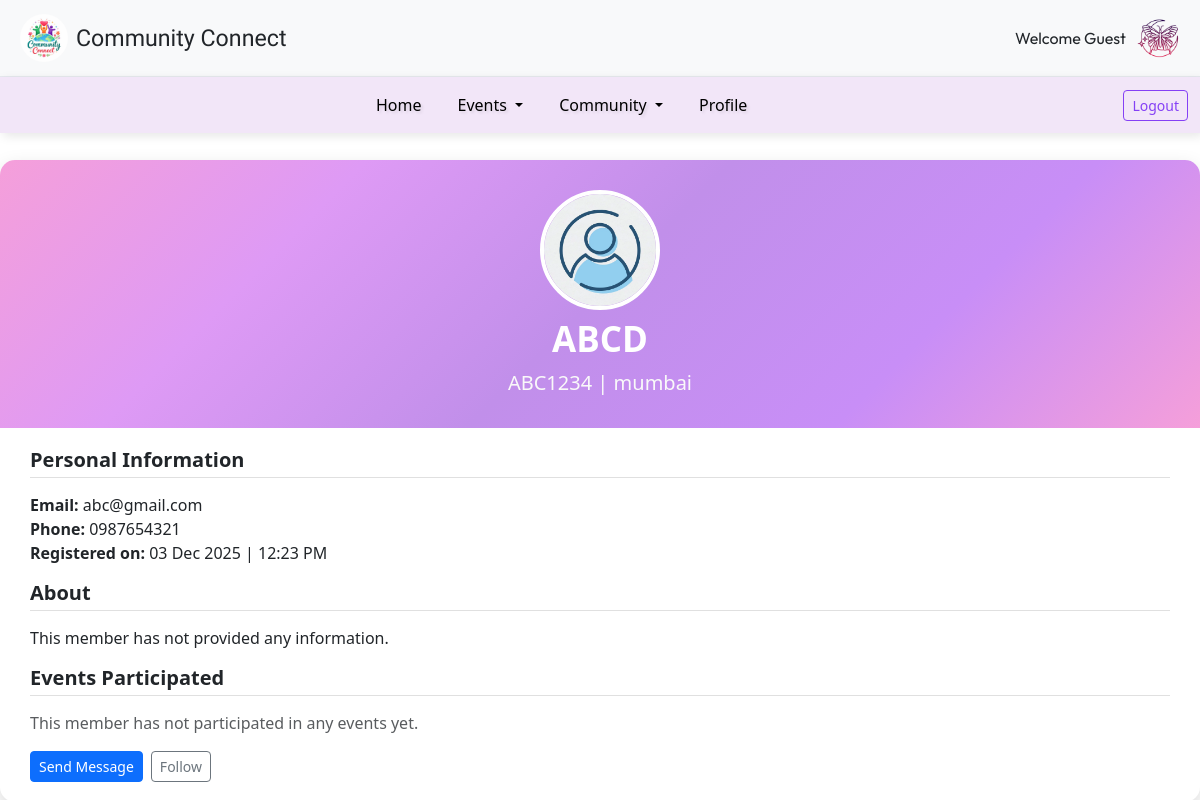
Page /event_member_profile.php?id=3 on the committed database.
### tables this page shows
CREATE TABLE `registrations` (
  `id` int(11) NOT NULL,
  `user_id` int(11) NOT NULL,
  `event_id` int(11) NOT NULL,
  `event_name` varchar(255) NOT NULL,
  `name` varchar(100) NOT NULL,
  `email` varchar(150) NOT NULL,
  `phone` varchar(20) NOT NULL,
  `id_card` varchar(255) NOT NULL,
  `district` varchar(100) NOT NULL,
  `event_code` varchar(100) DEFAULT NULL,
  `event_date` date NOT NULL,
  `start_time` time NOT NULL,
  `location` varchar(255) NOT NULL,
  `status` enum('pending','approved','rejected') DEFAULT 'approved',
  `created_at` timestamp NOT NULL DEFAULT current_timestamp()
);

CREATE TABLE `users` (
  `user_id` int(11) NOT NULL,
  `full_name` varchar(100) NOT NULL,
  `username` varchar(50) NOT NULL,
  `email` varchar(100) NOT NULL,
  `password` varchar(255) NOT NULL,
  `confirm_password` varchar(255) NOT NULL,
  `role` varchar(100) NOT NULL,
  `district` varchar(100) NOT NULL,
  `bio` varchar(300) NOT NULL,
  `created_at` timestamp NOT NULL DEFAULT current_timestamp()
);

### event_member_profile.php (the view, shortened to what this page needs)
<?php
include 'userHead.php';
$conn = mysqli_connect("localhost", "root", "", "community_connect");
$member_id = $_GET['id'] ?? 0;
$member_query = "
    SELECT
        u.user_id,
        u.username,
        u.created_at,
        r.name,
        r.district,
        r.email,
        r.phone
    FROM users u
    LEFT JOIN registrations r ON u.user_id = r.user_id
    WHERE u.user_id = ?
    LIMIT 1
";
$stmt = mysqli_prepare($conn, $member_query);
mysqli_stmt_bind_param($stmt, "i", $member_id);
mysqli_stmt_execute($stmt);
$result = mysqli_stmt_get_result($stmt);
$member = mysqli_fetch_assoc($result);
$member['events'] = [];
?>
<!DOCTYPE html>
<html lang="en">
<head>
    <link href="https://cdn.jsdelivr.net/npm/bootstrap@5.3.8/dist/css/bootstrap.min.css" rel="stylesheet" />
    <link href="https://cdn.jsdelivr.net/npm/bootstrap-icons@1.10.5/font/bootstrap-icons.css" rel="stylesheet" />
    <link rel="stylesheet" href="userStyle.css" />
</head>
<body>
<?php include 'userNav.php'; ?>
<div class="profile-card">
    <div class="profile-header">
        <img src="<?= htmlspecialchars($member['avatar'] ?? 'lo.webp'); ?>" alt="Profile Picture" class="rounded-circle mb-2">
        <h4><?php echo htmlspecialchars($member['name']); ?></h4>
        <small><?= htmlspecialchars($member['username'] ?? '@user'); ?> | <?= htmlspecialchars($member['district']); ?></small>
    </div>
    <div class="profile-section">
        <h5>Personal Information</h5>
        <ul class="list-unstyled mb-3">
            <li><strong>Email:</strong> <?= htmlspecialchars($member['email'] ?? 'Not provided'); ?></li>
            <li><strong>Phone:</strong> <?= htmlspecialchars($member['phone'] ?? 'Not provided'); ?></li>
            <li><strong>Registered on:</strong> <?php echo date("d M Y", strtotime($member['created_at'])); ?> | <?php echo date("h:i A", strtotime($member['created_at'])); ?></li>
        </ul>
        <h5>About</h5>
        <p><?= htmlspecialchars($member['bio'] ?? 'This member has not provided any information.'); ?></p>
        <h5>Events Participated</h5>
        <?php if (!empty($member['events'])): ?>
            <ul class="list-group mb-3">
                <?php foreach ($member['events'] as $event): ?>
                    <li class="list-group-item d-flex justify-content-between align-items-center">
                        <?= htmlspecialchars($event['event_name']); ?>
                        <span class="badge bg-success rounded-pill"><?= htmlspecialchars($event['status']); ?></span>
                    </li>
                <?php endforeach; ?>
            </ul>
        <?php else: ?>
            <p class="text-muted">This member has not participated in any events yet.</p>
        <?php endif; ?>
        <div class="profile-actions d-flex gap-2">
            <a href="message.php?id=<?= $member['user_id']; ?>" class="btn btn-primary btn-sm">Send Message</a>
            <a href="follow.php?id=<?= $member['user_id']; ?>" class="btn btn-outline-secondary btn-sm">Follow</a>
        </div>
    </div>
</div>
</body>
</html>

### event_member_profile.php (style rules this page uses)
.profile-card { max-width: 1200px; margin: auto; margin-top:27px; border-radius: 15px; overflow: hidden; box-shadow: 0 8px 20px rgba(0,0,0,0.15); transition: transform 0.3s, box-shadow 0.3s; background: #fff; }
.profile-header { background: linear-gradient(135deg, #f59fdaff, #de9af5ff, #c18feaff, #c88ef7ff, #f59fdaff); color: #fff; padding: 30px; text-align: center; }
.profile-header img { border: 4px solid #fff; width: 120px; height: 120px; object-fit: cover; }
.profile-header h4 { margin-top: 0px; font-weight: 600; font-size:35px }
.profile-header small { color: #f9f9f9ff; font-size:20px; font-weight:500; }
.profile-section { padding: 20px 30px; }
.profile-section h5 { font-weight: 600; border-bottom: 1px solid #e0e0e0; padding-bottom: 5px; margin-bottom: 15px; }
.profile-actions a { transition: 0.3s; }

### rows in the picture
registrations: name "ABCD", user.username "ABC1234", district "mumbai", email "abc@gmail.com", phone "0987654321", user.created_at "03 Dec 2025", user.created_at "12:23 PM"

### other values in the picture
$username "Guest"
$member['bio'] "This member has not provided any information."
